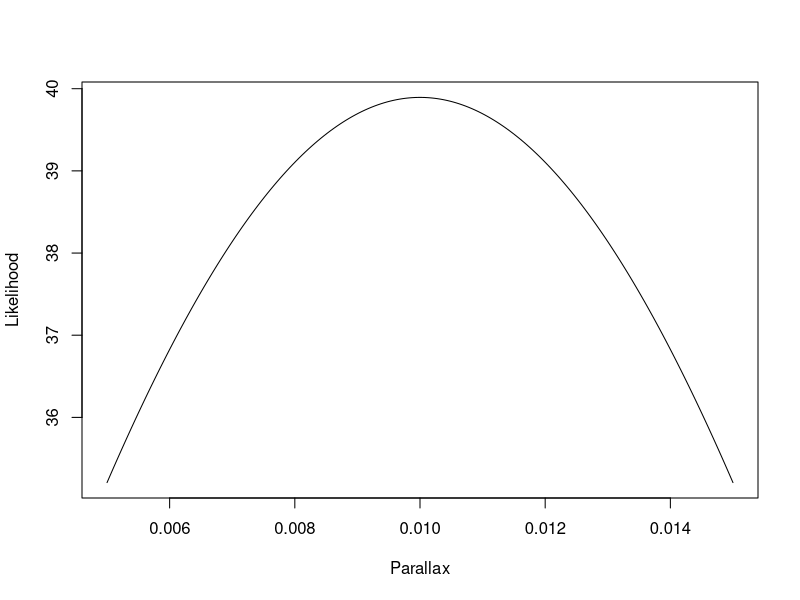
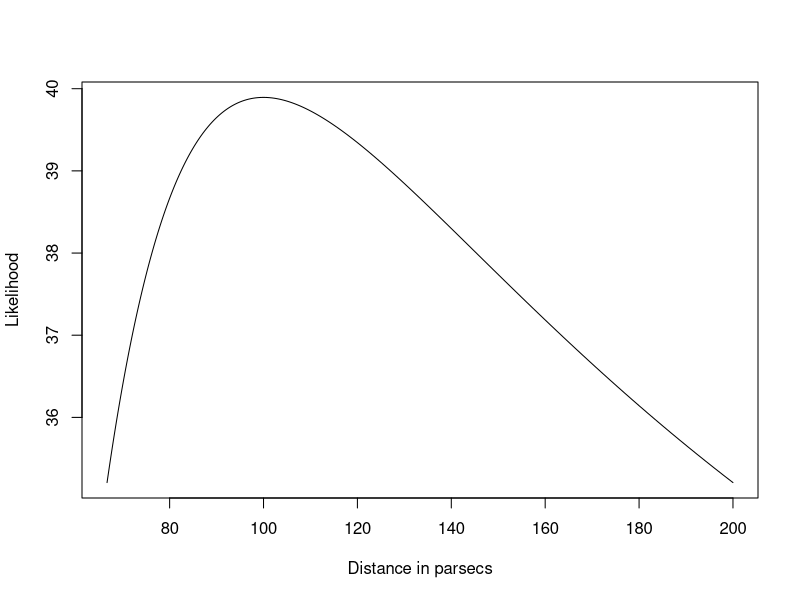
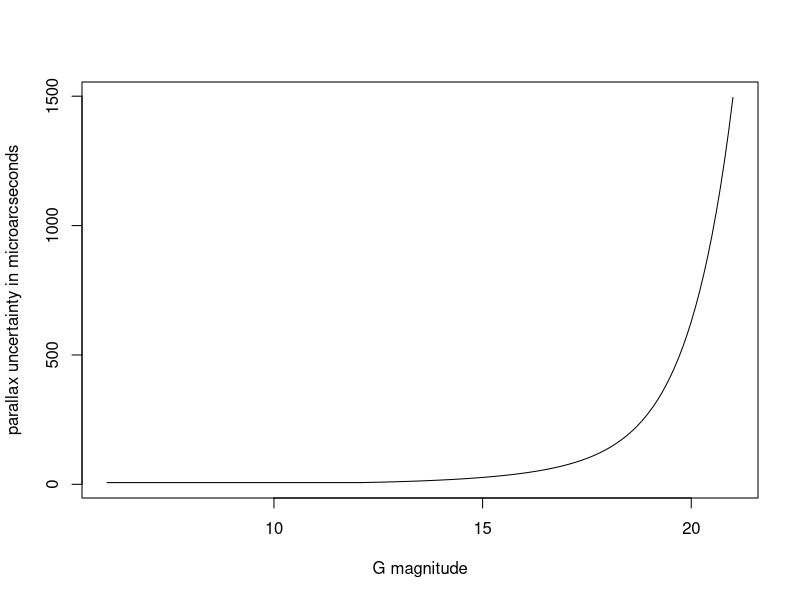
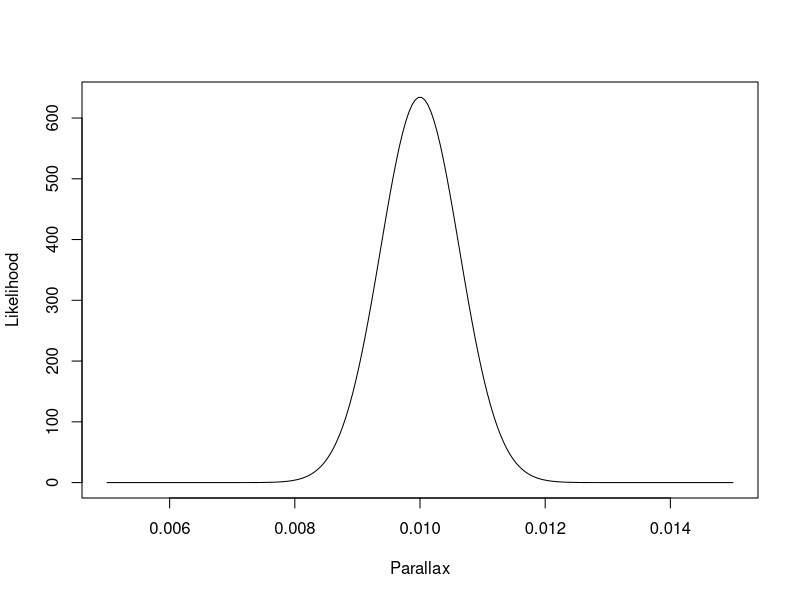
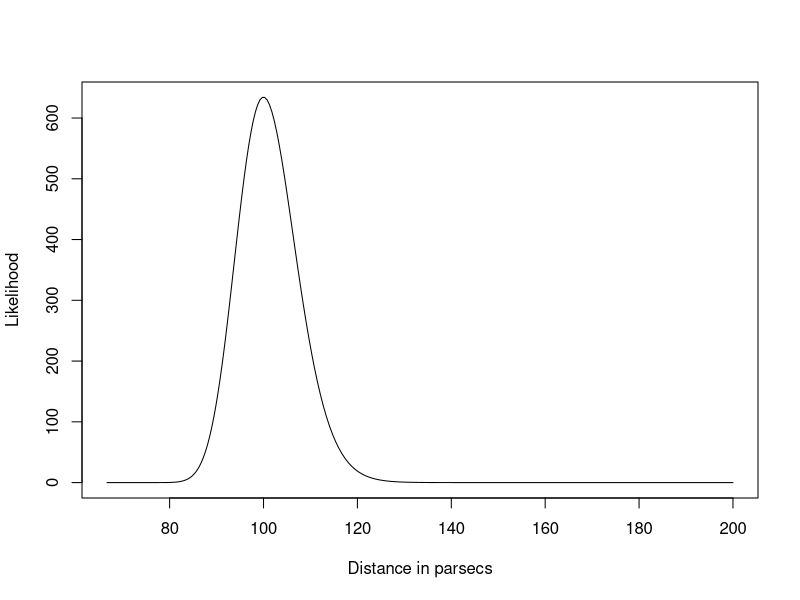
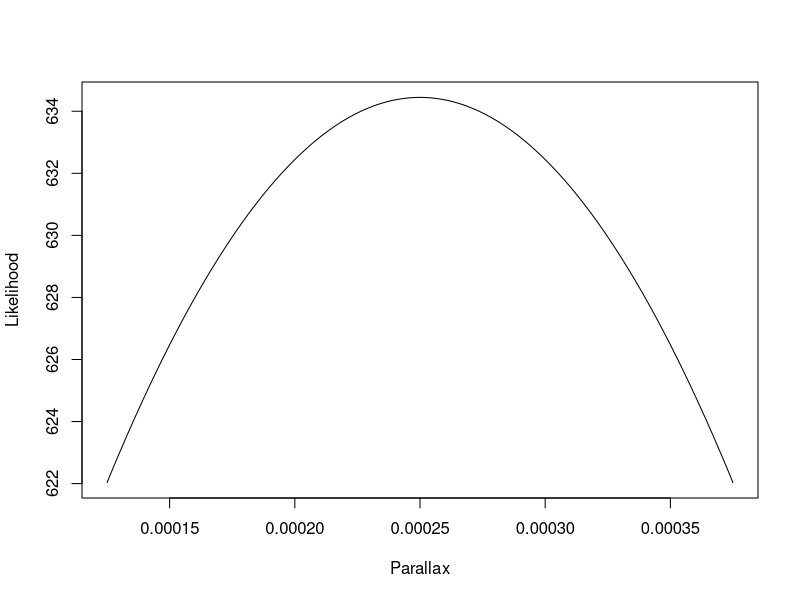
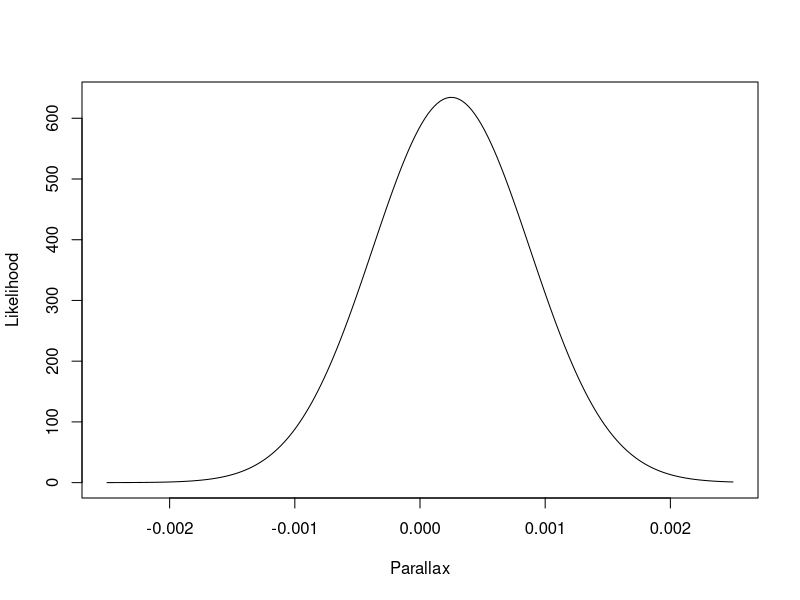
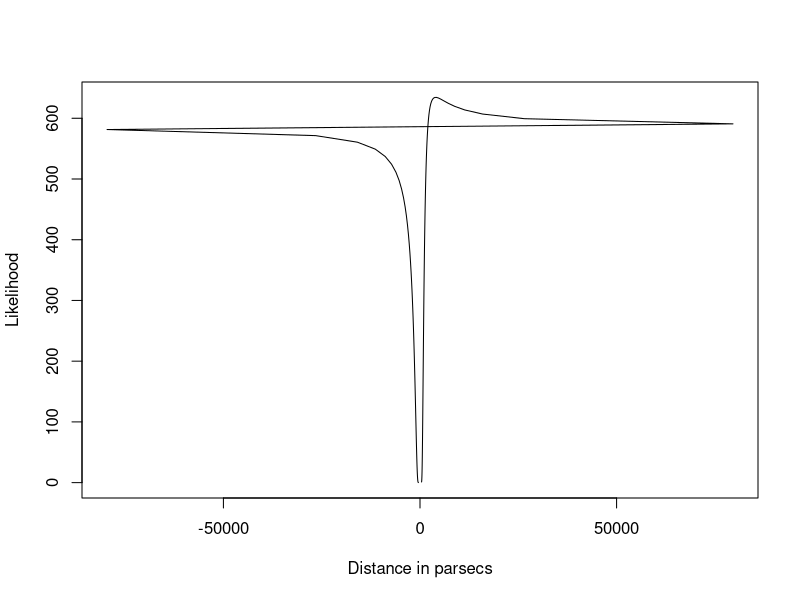

Reproduce these figures in R, in order.


# The likelihood in Eq. (1) of Bailer-Jones (2015)
likelihood <- function(p,d,s_p)
  {
    if (s_p < 0) print("Error. Parallaxes must be positive.")
    const = 1.0/(sqrt(2.0*pi)*s_p)
    XTSX = (1.0/(sqrt(2.0)*s_p))*(p-(1.0/d))
    lik <- const*exp(-XTSX^2)
    return(lik)
}

# Let us do some examples
s_p <- 0.01 # Imagine we have 10 milliarcsecond uncertainties
d.true <- 100 # Measured in parsecs
p.true <- 1/d.true # in arcseconds

# Let us evaluate the likelihood for some potential values of the parallax
nr.values <- 200
values <- seq(p.true*0.5,p.true*1.5,length.out=nr.values)
tmp <- rep(NA,nr.values)
for (i in 1:length(values))
{
tmp[i] <- likelihood(values[i],d.true,s_p)  
}
plot(values,tmp, ty="l", xlab="Parallax", ylab="Likelihood")
# Is this normalized as a function of the measurement?
require(caTools)
trapz(values,tmp)
# Yes (to within numeric precision)

# Now... in terms of distance...
plot(1.0/values,tmp, ty="l", xlab="Distance in parsecs", ylab="Likelihood")

# Play with the values of the uncertainty

# What is the expected uncertainty for Gaia measurements?
# From GAIA ASTROMETRIC SCIENCE PERFORMANCE
# POST-LAUNCH PREDICTIONS
# J.H.J. de Bruijne, K.L.J. Rygl and T. Antoja
# http://arxiv.org/pdf/1502.00791.pdf
Gaia_s_p <- function(VminusI,G)
{
  z = apply(cbind(10^(0.4*(12.09-15)),10^(0.4*(G-15))), 1, max)
  s_p = sqrt(-1.631+680.766*z+32.732*z^2)*(0.986+(1-0.986)*VminusI)
  return(s_p)
}
# Plot the curve
G <- seq(6,21,0.1)
VminusI <- G/G 
plot(G,Gaia_s_p(VminusI,G),ty="l",xlab="G magnitude", ylab="parallax uncertainty in microarcseconds")
# In microarcseconds!

# Example I
VminusI <- 1.0
s_p <- Gaia_s_p(VminusI,20)/10.0^6 # To convert to arcseconds  
d.true <- 100 # Measured in parsecs
p.true <- 1/d.true
nr.values <- 200
values <- seq(p.true*0.5,p.true*1.5,length.out=nr.values)
tmp <- rep(NA,nr.values)
for (i in 1:length(values))
{
  tmp[i] <- likelihood(values[i],d.true,s_p)  
}
plot(values,tmp, ty="l", xlab="Parallax", ylab="Likelihood")
require(caTools)
trapz(values,tmp)

plot(1.0/values,tmp, ty="l", xlab="Distance in parsecs", ylab="Likelihood")

# Unfortunately, not everything is at a distance of 100 parsecs...
# Example II
VminusI <- 1.0
s_p <- Gaia_s_p(VminusI,20)/10.0^6 # To convert to arcseconds  
d.true <- 4000 # Measured in parsecs
p.true <- 1/d.true
nr.values <- 200
values <- seq(p.true*0.5,p.true*1.5,length.out=nr.values)
tmp <- rep(NA,nr.values)
for (i in 1:length(values))
{
  tmp[i] <- likelihood(values[i],d.true,s_p)  
}
plot(values,tmp, ty="l", xlab="Parallax", ylab="Likelihood")
require(caTools)
trapz(values,tmp)

values <- seq(-10*p.true,p.true*10,length.out=nr.values)
tmp <- rep(NA,nr.values)
for (i in 1:length(values))
{
  tmp[i] <- likelihood(values[i],d.true,s_p)  
}
plot(values,tmp, ty="l", xlab="Parallax", ylab="Likelihood")
require(caTools)
trapz(values,tmp)

plot(1.0/values,tmp, ty="l", xlab="Distance in parsecs", ylab="Likelihood")

filter <- (1.0/values > 0)
plot(1.0/values[filter],tmp[filter], ty="l", xlab="Distance in parsecs", ylab="Likelihood")
# And basically, any distance beyond 4kp is likely.

# OK, now let go bayesian.
unnormalized.posterior <- function(prior,likelihood)
  {
  u_posterior <- prior*likelihood
  return(u_posterior)
}

prior.iu<-function(r) 
  {
  if (r <= rlim) return(1/rlim) else return(0)
}


# And, in the philosophy of the paper, let us draw conclusions
# not from a single measurement, but from large samples of sources 
# In order to fix ideas, let us generate samples up to a maximum distance
rlim=1000 #in parsecs
# Recall from session1, how we can draw samples from a 1D PDF
icdf.const.dens <- function(x)
{
  if(!exists("rlim") | is.na(rlim)) print("Error: maximum radius undefined")
  r <- ((rlim^3)*x)^(1.0/3.0) # This is the prescription for a constant stellar volume density
  return(r)
  }

gen.data <- function(n,icdf.spatial.dens)
{
  x <- runif(n)
  r <- icdf.spatial.dens(x)
    return(r)
}

r_sample <- gen.data(1000,icdf.const.dens)

#Run simulation
f <- seq(0,1,0.01) # This is sigma_p/p (see Bailer-Jones, 2015)
# This takes ~5-10 minutes: true_r_sample <- gen.data(1000000,icdf.const.dens)
true_r_sample <- gen.data(1000,icdf.const.dens) # So we limit the number of samples: do not expect the same plots
true_p_sample <- 1/true_r_sample
measured_p_sample <- rep(NA, length(true_r_sample))

bias <- rep(NA,length(f))
sd <- rep(NA,length(f))
for (j in 1:length(f)) # This f is sigma/p
{
  s_p_sample <- f[j]*true_p_sample
  for (i in 1:length(true_p_sample)){
    measured_p_sample[i] <- rnorm(1,true_p_sample[i],s_p_sample[i])
  }
  estimated_r_sample <- 1.0/measured_p_sample # For flat unbounded priors, there is no need to compute the posterior
  filter <- measured_p_sample > 0
  scaled_residuals <- (estimated_r_sample[filter]-true_r_sample[filter])/true_r_sample[filter]
  bias[j] <- mean(scaled_residuals)
  sd[j] <- sd(scaled_residuals)
}

plot(f,bias,ty="l",ylim=c(0,500),ylab="Bias (black) and Std. Dev. (Blue)")
lines(f,sd,ty="l",ylim=c(0,500),col="blue")

# Second experiment
f <- seq(0,1,0.01) # This is sigma_p/p (see Bailer-Jones, 2015)
# This takes ~5-10 minutes: true_r_sample <- gen.data(1000000,icdf.const.dens)
true_r_sample <- runif(1000,0,1000) # So we limit the number of samples: do not expect the same plots
true_p_sample <- 1/true_r_sample
measured_p_sample <- rep(NA, length(true_r_sample))

bias <- rep(NA,length(f))
sd <- rep(NA,length(f))
for (j in 1:length(f)) # This f is sigma/p
{
  s_p_sample <- f[j]*true_p_sample
  for (i in 1:length(true_p_sample)){
    measured_p_sample[i] <- rnorm(1,true_p_sample[i],s_p_sample[i])
  }
  estimated_r_sample <- 1.0/measured_p_sample
  estimated_r_sample[measured_p_sample <0 | estimated_r_sample > rlim] <- rlim
#  filter <- measured_p_sample > 0
  filter <- rep(TRUE,length(measured_p_sample))
  scaled_residuals <- (estimated_r_sample[filter]-true_r_sample[filter])/true_r_sample[filter]
  bias[j] <- mean(scaled_residuals)
  sd[j] <- sd(scaled_residuals)
}

plot(f,bias,ty="l",ylim=c(0,5),ylab="Bias (black) and Std. Dev. (Blue)")
lines(f,sd,ty="l",ylim=c(0,5),col="blue")

# Proposed experiment

# 1 Generate a sample from a constant volume density
# 2 Code a prior that represents constant density (Eq. 9 in Bailer-Jones, 15)
# 3 Compute the (unnormalized) posterior and plot it for several choices of d, NSR and/or measured parallaxes
# 4 Code the values of the mode of the posterior, and compute them for the sample. (Eqs. 16 in Bailer-Jones, 15)
# 5 Plot the bias and variance 

# 1' Generate a sample from an exponentially decreasing density (Eq. 17 in Bailer-Jones, 15; L=10^3)
# 2' Code a prior that represents this exponentially decreasing density 
# 3' Compute the (unnormalized) posterior (Eq 18) and plot it for several choices of d, NSR and/or measured parallaxes
# 4' Compute the roots of the posterior as in page 13-14 of Bailer-Jones, 2015.
# 5' Plot the bias and variance 
# 6' Play with the value of L
